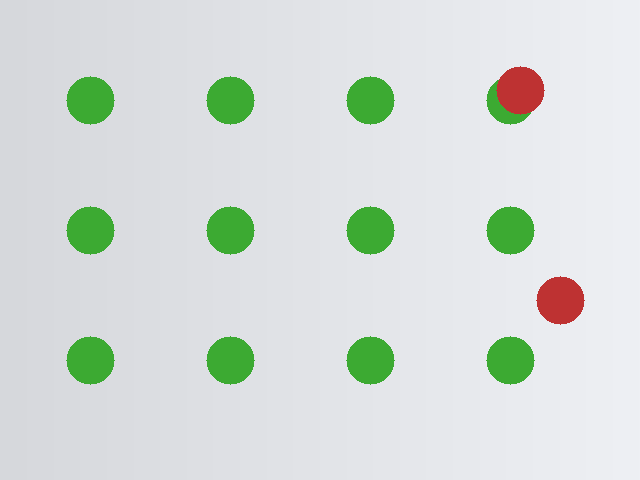
#> input picture lessons/python/素材/synth_balls.png, 640 x 480 px, found by its file name
$ python 5.2-color.py
#> lines starting #> are read from the running program, lines starting #| are printed output that depends on the picture; after the words box and inside, x2 and y2 are one past the last pixel; in counts of white or black regions, pixels touching at a corner belong together
# 在 HSV 空间取红色双区间，统计掩码与连通区域，再比较 Otsu。
import cv2
import numpy as np


image = cv2.imread("素材/synth_balls.png")
#> image is the input picture: shape (480, 640, 3); mean B, G, R 217.3, 221.6, 214.1
hsv = cv2.cvtColor(image, cv2.COLOR_BGR2HSV)
#> hsv: shape (480, 640, 3); mean H, S, V 105.3, 20.3, 226.9
low1 = np.array([0, 120, 80], np.uint8)
high1 = np.array([10, 255, 255], np.uint8)
low2 = np.array([170, 120, 80], np.uint8)
high2 = np.array([179, 255, 255], np.uint8)
mask = cv2.inRange(hsv, low1, high1) | cv2.inRange(hsv, low2, high2)
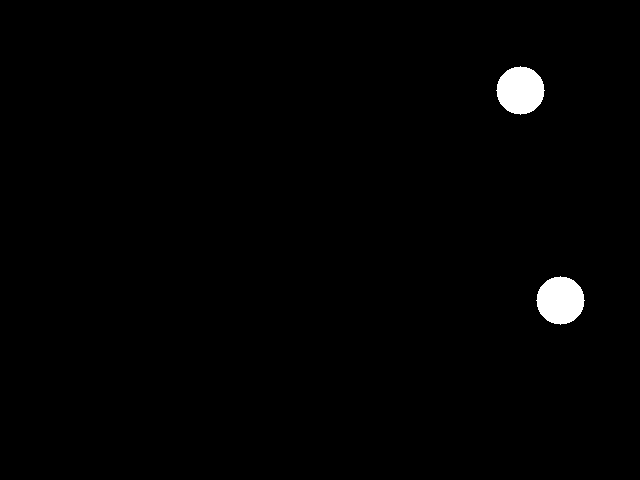
#> mask: shape (480, 640); 1.2% white; 2 white regions, box (x1, y1, x2, y2) and area: (496, 66, 545, 115) 1793, (536, 276, 585, 325) 1793

pixels = int(mask.sum() // 255)
#> pixels = 3586
print("red pixels:", pixels)
#| red pixels: 3586
print("coverage:", round(float(mask.mean() / 255.0), 4))
#| coverage: 0.0117

count, labels, stats, centers = cv2.connectedComponentsWithStats(mask)
#> labels: shape (480, 640) int32; 3 distinct labels, from 0 to 2
#> count = 3; stats = [[0, 0, 640, 480, 303614], [496, 66, 49, 49, 1793], [536, 276, 49, 49, 1793]]; centers = [[316.9, 240], [520, 90], [560, 300]]
print("components:", count - 1)
#| components: 2
for index in range(1, count):
    x, y, w, h, area = stats[index]
    cx, cy = centers[index]
    print("region:", int(area), (int(x), int(y), int(w), int(h)),
          (int(cx), int(cy)))
#> this loop made 2 passes
#> (x, y, w, h, area, cx, cy) on passes 1 to 2: (496, 66, 49, 49, 1793, 520, 90), (536, 276, 49, 49, 1793, 560, 300)
#| region: 1793 (496, 66, 49, 49) (520, 90)
#| region: 1793 (536, 276, 49, 49) (560, 300)

red = cv2.bitwise_and(image, image, mask=mask)
print("masked mean:", np.round(red[mask > 0].mean(axis=0), 2).tolist())
#| masked mean: [50.0, 50.0, 190.0]
print("mask saved:", bool(cv2.imwrite("out_red_mask.png", mask)))
#| mask saved: True

grid = cv2.imread("素材/synth_grid.png", cv2.IMREAD_GRAYSCALE)
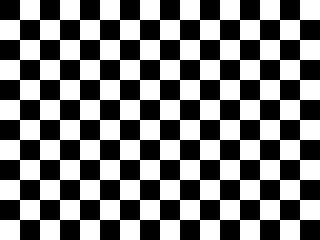
#> input picture lessons/python/素材/synth_grid.png, 320 x 240 px, found by its file name
#> grid: shape (240, 320); values 45 (black) and 210 (white), 50% white; 1 white region, box (x1, y1, x2, y2) and area: (0, 0, 320, 240) 38400
value, binary = cv2.threshold(grid, 0, 255,
                              cv2.THRESH_BINARY + cv2.THRESH_OTSU)
#> value = 45
print("otsu value:", int(value), "white:", int(binary.sum() // 255))
#| otsu value: 45 white: 38400
adaptive = cv2.adaptiveThreshold(grid, 255, cv2.ADAPTIVE_THRESH_MEAN_C,
                                 cv2.THRESH_BINARY, 11, 2)
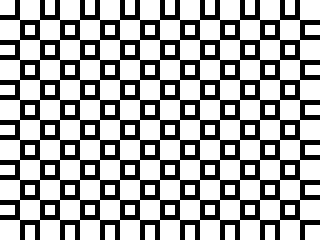
#> adaptive: shape (240, 320); 64.4% white; 1 black region, box (x1, y1, x2, y2) and area: (0, 0, 320, 240) 27350
print("adaptive white:", int(adaptive.sum() // 255))
#| adaptive white: 49450
